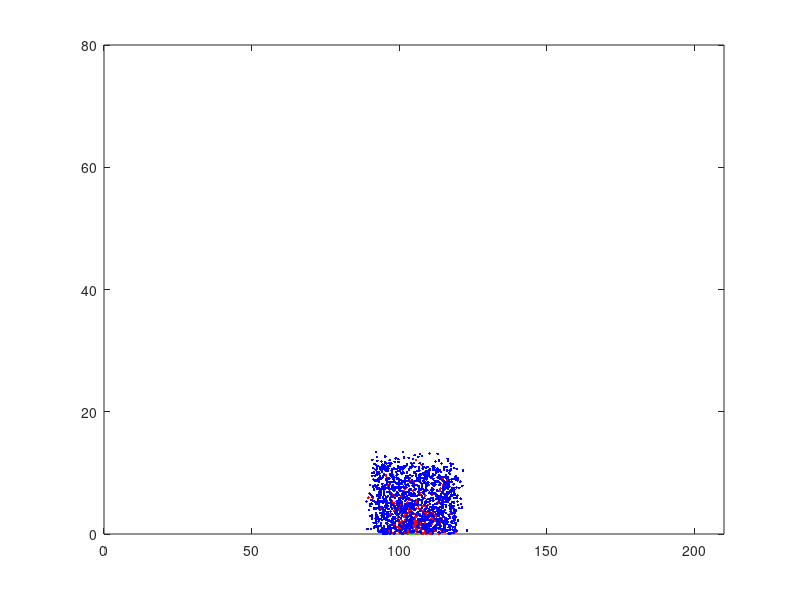

The MATLAB script that drew this image:
% MODELE INDIVIDU-CENTRE
% Dans une salle, individus Calmes vs individus Paniqués

%% Paramètres des équations :
D = 0.2;    % coeficient de diffusion
cp = 0.01; % coeficient de diffusion de la panique
vp=1.5;     % vitesse d'un individu paniqué (m/s)
vc=1;       % vitesse d'un individu calme (m/s)

%% Paramètre spatiaux
l=210;      % longueur salle (m)
L=80;       % Largeur salle (m)
xPorte=l/2; % Position de la porte
yPorte=0;
lPorte=4;   % longueur de la porte (m)

%% Discretisation spatial
h=1;            % pas spatial
Nl=round(l/h);
NL=round(L/h);

%% Discretisation temporelle
t0=0;      % temps initial (s)
tf=20;     % temps final (s)
t=t0;      % temps courant (s)
dt=0.1;    % pas de temps (s)

%% Distribution des individus
% p=0 si calme ; p=1 si paniqué
N=1700;         % population totale
P0=100;         % nb d'individus paniqués
p=false(1,N);   % distribution du carractère panique dans la population
p(1:P0)=true;
x=l*rand([N,1]);% répartition spatiale des individus
y=L*rand([N,1]);
w=zeros(1,N);   % probabilité de paniquer

%% Boucle Principale
tic
while t<tf
    drawnow;
    
    % MAJ densité
    
    % Diffusion du carractère de panique
    % influencée par densité avoisinante
    w=dt*cp*(~p);
    irep=find(rand(1,N)<w);
    for i=1:length(irep)
        [~,rempl] = min((x - x(irep(i))).^2 ...
           + (y - y(irep(i))).^2 ... 
           + 10*(x == x(irep(i))).*(y == y(irep(i))));
        p(rempl) = true;
    end
    
    % Déplacement des individus
    % vitesse diminuée en fonction de la densité
    x=x + (xPorte-x)*dt.*(transpose(p)*(dt*vp-dt*vc)+dt*vc) ...
        + randn(size(x))*sqrt(2*D*dt);
    x=abs(x);
    y=y + (yPorte-y)*dt.*(transpose(p)*(dt*vp-dt*vc)+dt*vc) ...
        + randn(size(y))*sqrt(2*D*dt) ;
    y=abs(y);
    
    % Affichage
    plot(x(p),y(p),'r.',x(~p),y(~p),'b.')
    line([xPorte-lPorte/2 xPorte+lPorte/2],[yPorte yPorte],'Color','green')
    axis([0,l,0,L]);
    t=t+dt;
end
toc